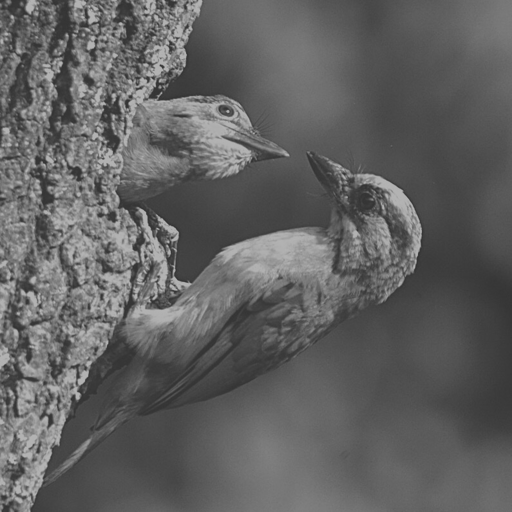
#> input picture homework1/Bird feeding 3 low contrast.tif, 512 x 512 px, found by its file name
$ jupyter execute hw1.ipynb
#> lines starting #> are read from the running program, lines starting #| are printed output that depends on the picture
<a href="https://colab.research.google.com/github/kuolunwang/Image-Processing/blob/main/hw1.ipynb" target="_parent"></a>

[cell 1]
# library
import numpy as np
import cv2
from matplotlib import pyplot as plt
from google.colab.patches import cv2_imshow

[cell 2]
# load picture from google drive
from google.colab import drive
drive.mount('/content/drive')

[cell 3]
# read image and transfer to gray
img = cv2.imread('/content/drive/My Drive/Bird feeding 3 low contrast.tif',0)
#> img is the input picture: shape (512, 512); min 52, max 179, mean 97.4

[cell 4]
# s = T(r)
s = ((np.arctan((img - 128.0) / 32)+1.325817) * 96.2343).astype(np.uint8)
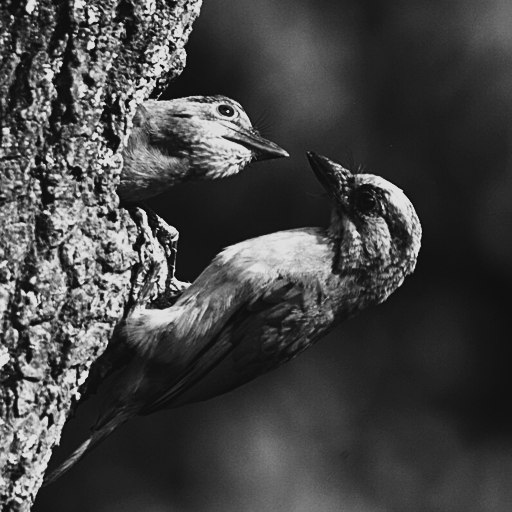
#> s: shape (512, 512); min 14, max 224, mean 67.7

[cell 5]
# show processed image
cv2_imshow(s)

[cell 6]
plt.hist(img.ravel(),256,[0,256])
plt.title("Histogram of origin image")
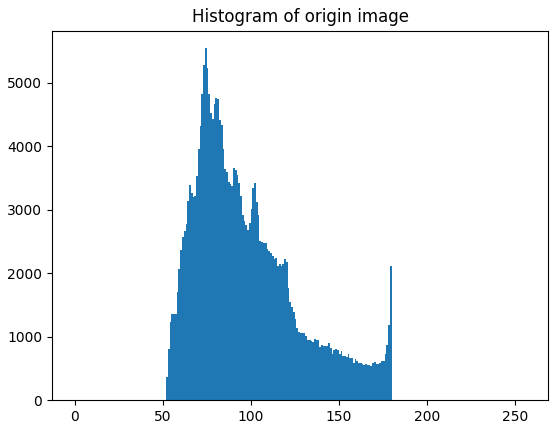
#> figure drawn by matplotlib, 1 panel; tallest bar 5545 high, from x = 74 to 75

[cell 7]
plt.hist(s.ravel(),256,[0,256])
plt.title("Histogram of processed image")
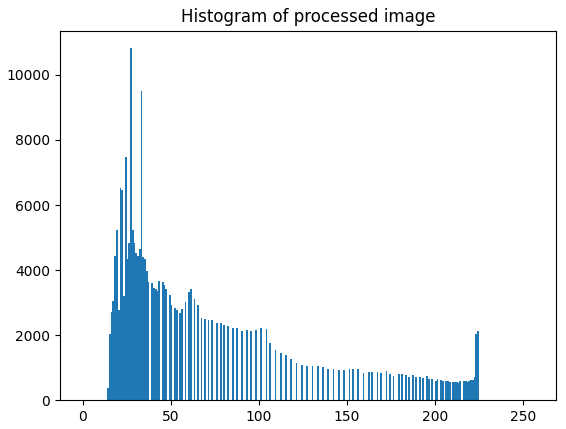
#> figure drawn by matplotlib, 1 panel; tallest bar 10820 high, from x = 27 to 28

[cell 8]
# show transfer function

x = np.arange(256)
y = ((np.arctan((x - 128.0) / 32)+1.325817) * 96.2343).astype(np.uint8)
plt.plot(x,y)
plt.axis([0,255,0,255])
plt.title("transfer function")
plt.xlabel("Input gray level, r")
plt.ylabel("Output gray level, s")
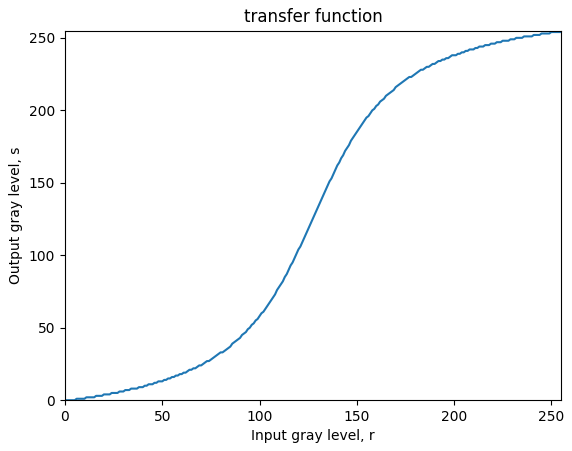
#> figure drawn by matplotlib, 1 panel; curve peaks at x = 250, y = 254
